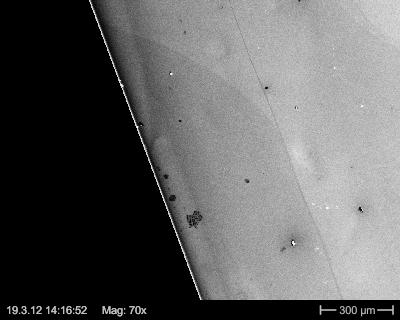
#> input picture VideoAndFrames/1.jpg, 400 x 320 px, found by its file name
$ python SobelEdgeDetection.py   (older library calls are emulated)
#> lines starting #> are read from the running program, lines starting #| are printed output that depends on the picture
import cv2

def sobel_detec(img_path):
    """Edge Detection using the Sobel method"""
#> called with img_path = 'VideoAndFrames/1.jpg'
    img = cv2.imread(img_path)
#> img is the input picture: shape (320, 400, 3); min 0, max 255, mean 96

    # Img blurred to have a better sobel detection
    img_blur = cv2.GaussianBlur(img, (3,3), sigmaX=0, sigmaY=0)

    sobel_y_blurr = cv2.Sobel(img_blur, cv2.CV_64F, 0, 1, ksize=5)
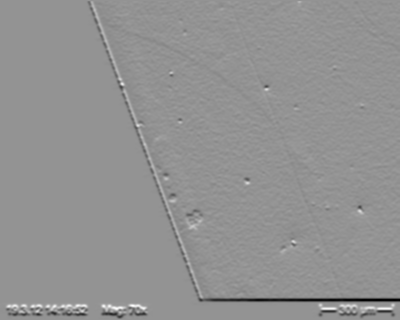
#> sobel_y_blurr: shape (320, 400, 3) float64; min -7979, max 5834, mean -46.5; drawn with min black and max white

    return sobel_y_blurr

if __name__ == '__main__':
    res = sobel_detec('VideoAndFrames/1.jpg')
    cv2.imwrite('img_res/sobel_detec.jpg',res)
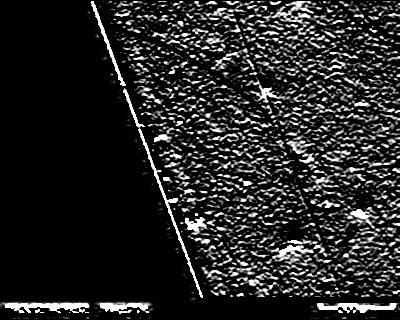
#> saved as sobel_detec.jpg: shape (320, 400, 3); min 0, max 255, mean 37.7
